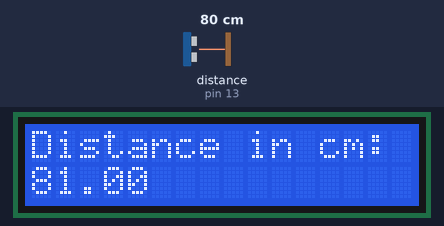
Bench run of a sketch on a simulated Arduino Uno, built with avr-gcc and run on an emulated ATmega328P. Parts: 16×2 character LCD. Inputs (shaded band) come from the test bench; at power-on: distance to the obstacle (sensor on pin 13) 80 cm. The echo pulse lasts 58.3 µs per cm.

Above: at 1.2 s.
1.3 s: distance to the obstacle (sensor on pin 13) set to 4 cm
At 2.1 s:
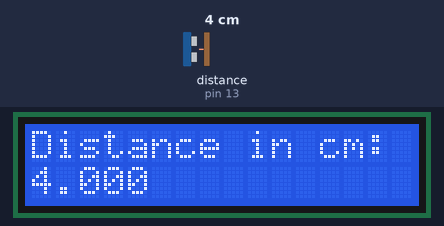
2.9 s: distance to the obstacle (sensor on pin 13) set to 2 cm
At 4.0 s:
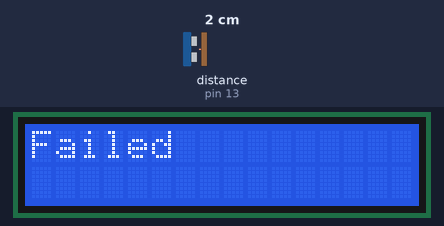
4.7 s: distance to the obstacle (sensor on pin 13) set to 9 cm
At 6.0 s:
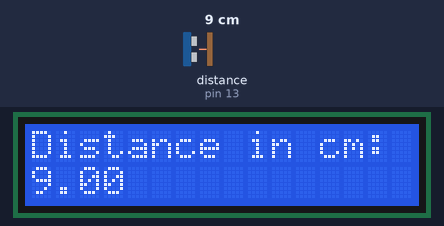
Timing chart, 0 to 7.7 s (numbered marks = the images above; inputs shaded):
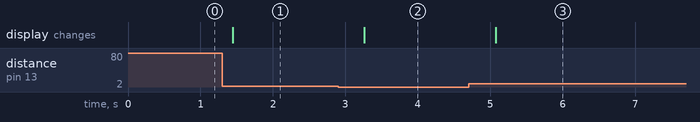

The sketch:

UltrasonicRangeDetector.ino
```cpp
  /*
   * A FEW CLARIFICATIONS FOR THIS PROJECT:
   *
   *  - THE MAXIMUM DISTANCE OF THE HC-SR04 SENSOR IS 400 CM.
   */

  // importing the required library to help maximize the HC-SR04's functions.
  #include <NewPing.h>

  // importing the required library to operate the LCD.
  #include <LiquidCrystal.h>

  // declaring the LCD pins.
  LiquidCrystal lcd(7, 8, 9, 10, 11, 12);

  // defining the pins for the sensor.
  #define trig_pin 4
  #define echo_pin 13
  #define max_distance 400

  // code to access the imported library's functions.
  NewPing sensor(trig_pin, echo_pin, max_distance);

  // creating a variable to store the value for the distance.
  float distance;

// SETUP.
void setup() {

  // initializing the LCD.
  lcd.begin(16, 2);

}

// MAIN-LOOP.
void loop() {

  // code to receive the distance's value from the library's built-in functions.
  distance = sensor.ping_cm();

  // if-statement for handling error with the sensor out of range.
  if (distance <= 2 || distance >= 400) {

    // code to inform the user that the measurement is failed if the condition is met.
    lcd.clear();
    lcd.setCursor(0, 0);
    lcd.print("Failed");

  }

  // code to proceed with the measurement if no error is detected.
  else {

    // code to print the distance through the LCD to the user.
    lcd.setCursor(0, 0);
    lcd.print("Distance in cm:");
    lcd.setCursor(0, 1);
    lcd.print(distance);

  }

  // code to add a delay for the effect.
  delay(450);
}
```

Measured:
- the behaviour switches between 3 and 2 cm on distance to the obstacle (sensor on pin 13) (found by bisection; images 1 and 2)
- after the input at 1.3 s, the display: changes after 0.14 s (image 1)
- after the input at 2.9 s, the display: changes after 0.36 s (image 2)
- after the input at 4.7 s, the display: changes after 0.37 s (image 3)
